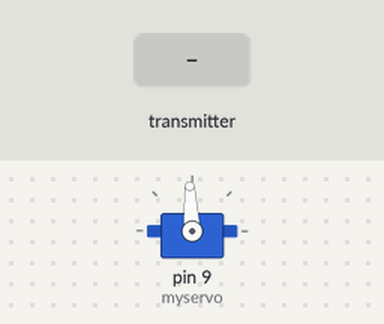
A sketch run on a simulated Arduino Uno, built with avr-gcc and run on an emulated ATmega328P. On the bench: servo. The test bench sets the inputs (shaded band).

Above: at 1.2 s.
1.3 s: the transmitter starts sending readChannel.0 = 1000
At 2.2 s:
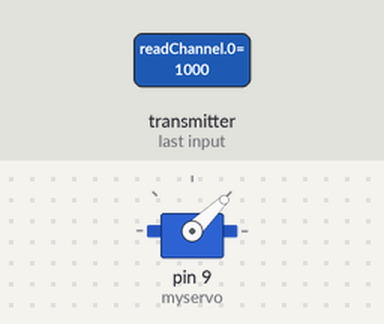
2.8 s: the transmitter starts sending readChannel.0 = 1250
At 3.4 s:
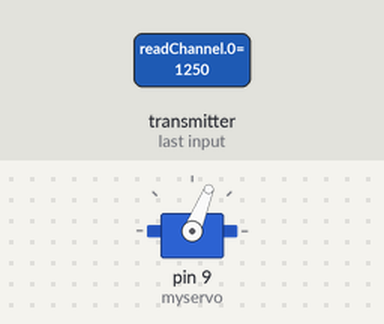
4.3 s: the transmitter starts sending readChannel.0 = 2000
At 5.5 s:
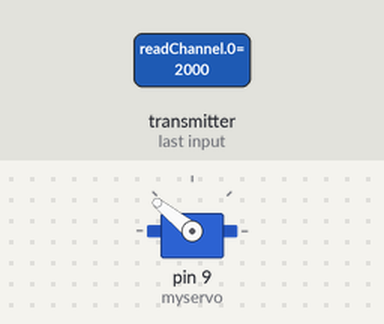
5.8 s: the transmitter starts sending readChannel.0 = 1500
At 6.9 s:
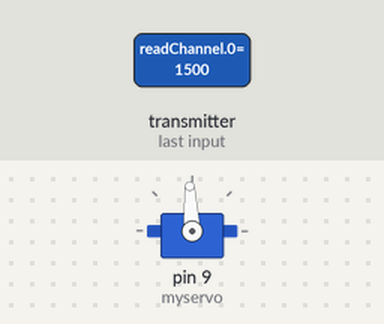
Timing chart, 0 to 8.3 s (numbered marks = the images above; inputs shaded):
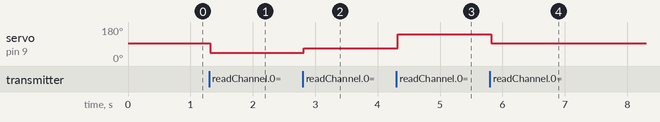

Measured:
- after the input at 1.3 s, servo on pin 9 (myservo): 93° → 44° at once
- after the input at 2.8 s, servo on pin 9 (myservo): 44° → 68° at once
- after the input at 4.3 s, servo on pin 9 (myservo): 68° → 141° at once
- after the input at 5.8 s, servo on pin 9 (myservo): 141° → 93° at once

The sketch:

ibus.ino
```cpp
#include <IBusBM.h>
#include <Servo.h>

IBusBM IBus;    // IBus object
Servo myservo;  // create servo object to control a servo

void setup() {
  IBus.begin(Serial);    // iBUS object connected to serial0 RX pin
  myservo.attach(9);     // attaches the servo on pin 9 to the servo object
}

void loop() {
  int val;
  val = IBus.readChannel(0); // get latest value for servo channel 1
  myservo.writeMicroseconds(val);   // sets the servo position
  delay(20);
}
```
